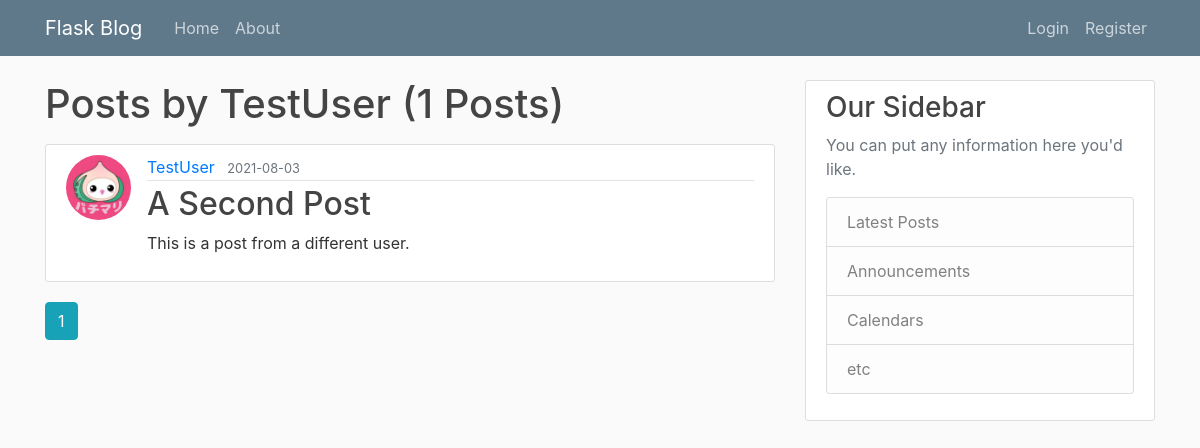
Page /user/TestUser on the committed database.
### flaskblog/models.py (models this page shows, shortened)
class User(db.Model, UserMixin):
    id = db.Column(db.Integer, primary_key=True)
    username = db.Column(db.String(20), unique=True, nullable=False)
    email = db.Column(db.String(120), unique=True, nullable=False)
    image_file = db.Column(db.String(20), nullable=False, default='default.jpg')
    password = db.Column(db.String(60), nullable=False)
    posts = db.relationship('Post', backref='author', lazy=True)

class Post(db.Model):
    id = db.Column(db.Integer, primary_key=True)
    title = db.Column(db.String(100), nullable=False)
    date_posted = db.Column(db.DateTime, nullable=False, default=datetime.utcnow)
    content = db.Column(db.Text, nullable=False)
    user_id = db.Column(db.Integer, db.ForeignKey('user.id'), nullable=False)

### flaskblog/users/routes.py (the view)
@users.route("/user/<string:username>")
def user_posts(username):
    page = request.args.get('page', 1, type=int)
    user = User.query.filter_by(username=username).first_or_404()
    posts = Post.query.filter_by(author=user)\
        .order_by(Post.date_posted.desc())\
        .paginate(page=page, per_page=5)
    return render_template('user_posts.html', posts=posts, user=user)

### flaskblog/templates/user_posts.html
{% extends "layout.html" %}
{% block content %}
    <h1 class="mb-3">Posts by {{ user.username }} ({{ posts.total }} Posts)</h1>
    {% for post in posts.items %}
        <article class="media content-section">
            <img class="rounded-circle article-img" src="{{ url_for('static', filename='profile_pics/' + post.author.image_file) }}">
            <div class="media-body">
            <div class="article-metadata">
                <a class="mr-2" href="{{ url_for('users.user_posts', username=post.author.username) }}">{{ post.author.username }}</a>
                <small class="text-muted">{{ post.date_posted.strftime('%Y-%m-%d') }}</small>
            </div>
            <h2><a class="article-title" href="{{ url_for('posts.post', post_id=post.id) }}">{{ post.title }}</a></h2>
            <p class="article-content">{{ post.content }}</p>
            </div>
        </article>
    {% endfor %}
    {% for page_num in posts.iter_pages(left_edge=1, right_edge=1, left_current=1, right_current=2) %}
        {% if page_num %}
            {% if posts.page == page_num %}
                <a class="btn btn-info mb-4" href="{{ url_for('users.user_posts', username=user.username, page=page_num) }}">{{ page_num }}</a>
            {% else %}
                <a class="btn btn-outline-info mb-4" href="{{ url_for('users.user_posts', username=user.username, page=page_num) }}">{{ page_num }}</a>
            {% endif %}
        {% else %}
            ...
        {% endif %}
    {% endfor %}
{% endblock content %}

### flaskblog/static/main.css (style rules this page uses)
body { background: #fafafa; color: #333333; margin-top: 5rem; }
h1, h2, h3, h4, h5, h6 { color: #444444; }
.content-section { background: #ffffff; padding: 10px 20px; border: 1px solid #dddddd; border-radius: 3px; margin-bottom: 20px; }
.article-title { color: #444444; }
.article-content { white-space: pre-line; }
.article-img { height: 65px; width: 65px; margin-right: 16px; }
.article-metadata { padding-bottom: 1px; margin-bottom: 4px; border-bottom: 1px solid #e3e3e3 }

### rows in the picture
User: username "TestUser"
Post: image_file (placeholder picture), author.username "TestUser", date_posted "2021-08-03", title "A Second Post", content "This is a post from a different user."

### other values in the picture
{{ posts.total }} "1"
{{ page_num }} "1"
